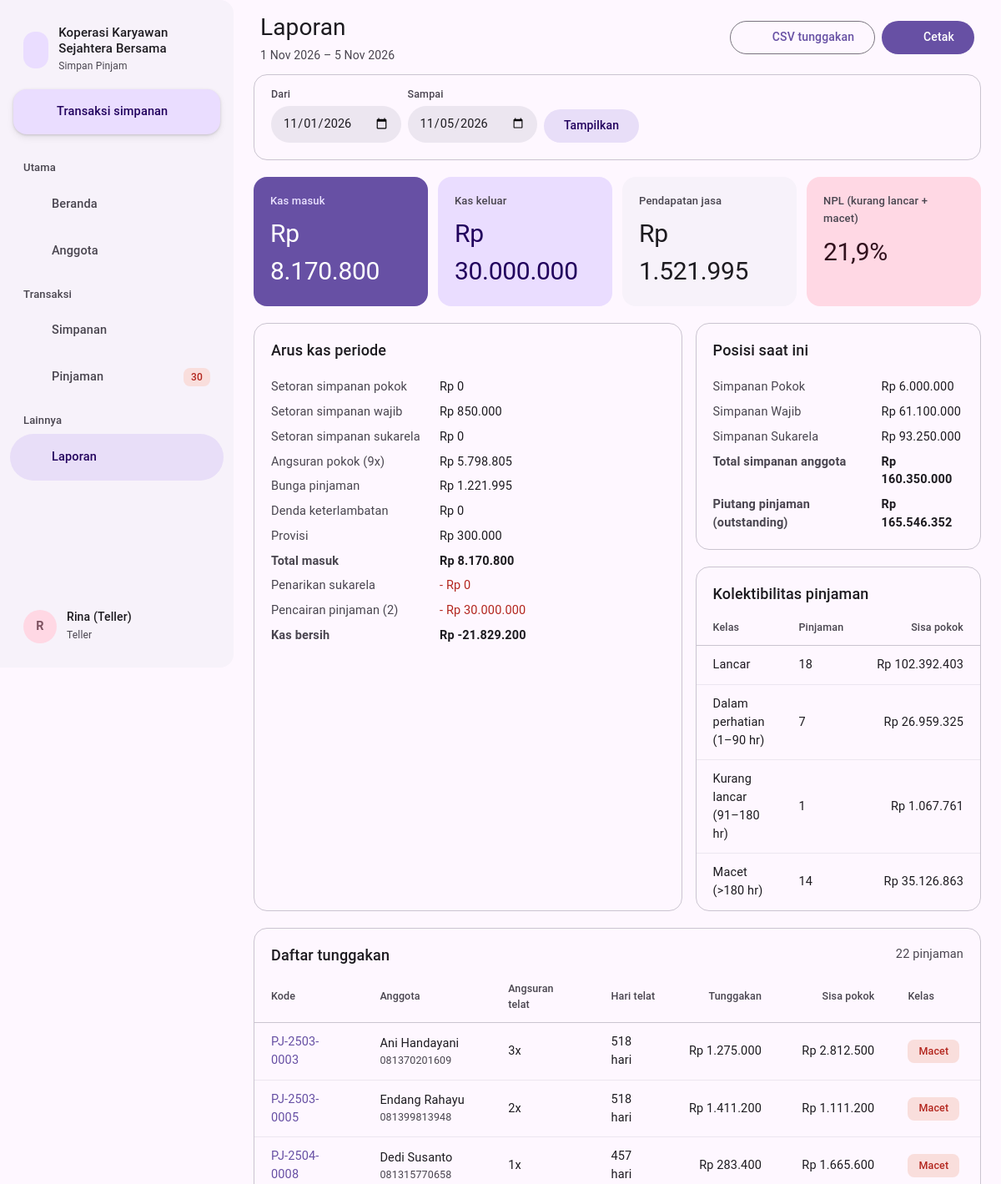
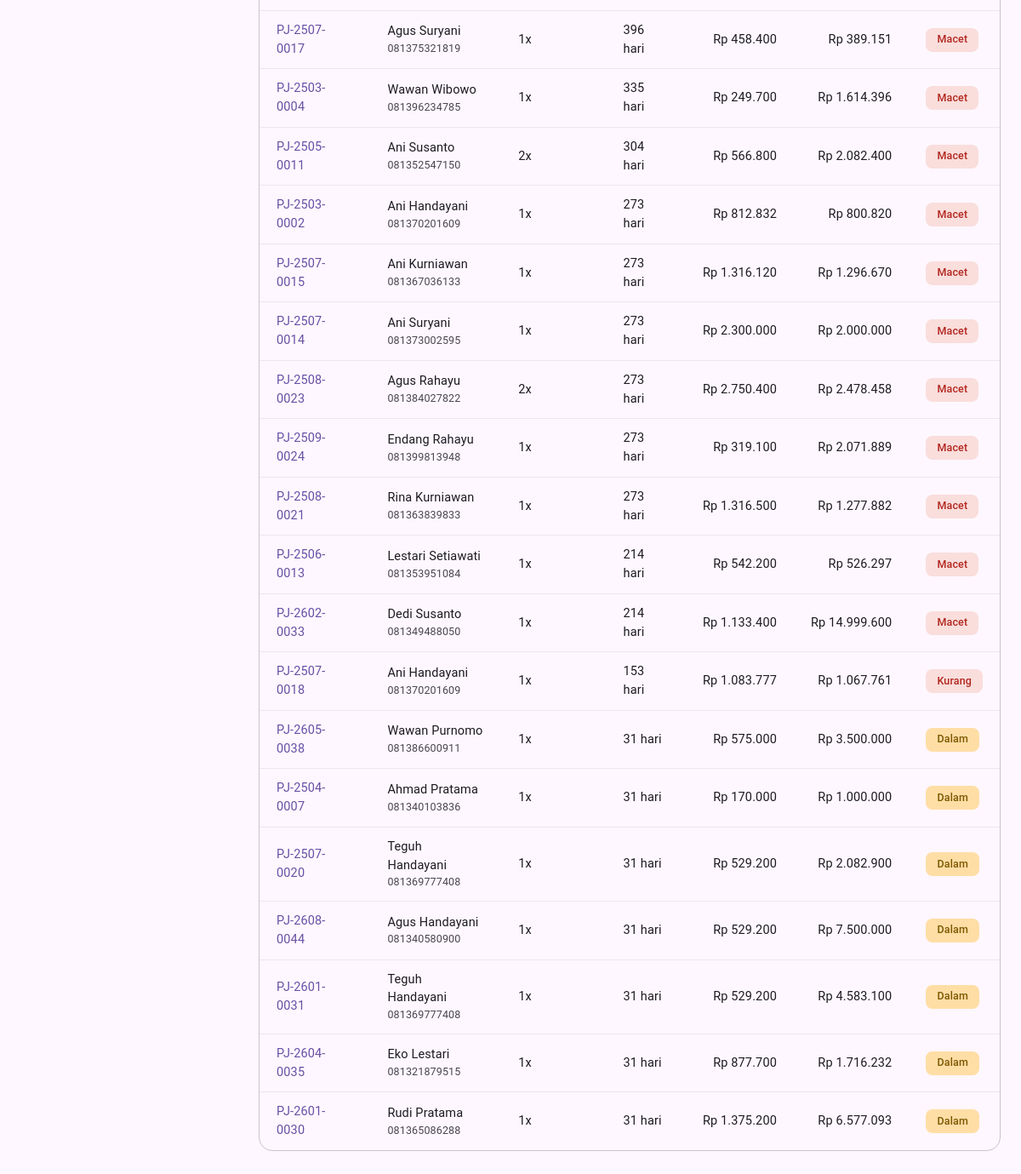
Page /index.php?page=laporan (signed in) on the committed database (2 pictures, top to bottom).
### tables this page shows
CREATE TABLE pengaturan (
  id INT PRIMARY KEY,
  nama VARCHAR(120) NOT NULL,
  alamat VARCHAR(255),
  telepon VARCHAR(30),
  simpanan_pokok INT NOT NULL DEFAULT 100000,
  simpanan_wajib INT NOT NULL DEFAULT 50000,
  bunga_default DECIMAL(4,2) NOT NULL DEFAULT 1.50,       
  provisi_persen DECIMAL(4,2) NOT NULL DEFAULT 1.00,      
  denda_persen_hari DECIMAL(4,2) NOT NULL DEFAULT 0.20,   
  denda_maks_persen DECIMAL(5,2) NOT NULL DEFAULT 10.00,  
  maks_kali_simpanan TINYINT NOT NULL DEFAULT 5           
);

CREATE TABLE pinjaman (
  id INT AUTO_INCREMENT PRIMARY KEY,
  kode VARCHAR(20) NOT NULL UNIQUE,
  anggota_id INT NOT NULL,
  jumlah INT NOT NULL,
  tenor TINYINT NOT NULL,               
  bunga_persen DECIMAL(4,2) NOT NULL,   
  metode ENUM('flat','anuitas') NOT NULL DEFAULT 'flat',
  tujuan VARCHAR(150),
  provisi INT NOT NULL DEFAULT 0,
  diterima INT NOT NULL DEFAULT 0,      
  status ENUM('diajukan','disetujui','berjalan','lunas','ditolak') NOT NULL DEFAULT 'diajukan',
  tgl_pengajuan DATE NOT NULL,
  tgl_cair DATE NULL,
  catatan VARCHAR(200),
  disetujui_oleh INT NULL,
  INDEX (status),
  FOREIGN KEY (anggota_id) REFERENCES anggota(id)
);

CREATE TABLE anggota (
  id INT AUTO_INCREMENT PRIMARY KEY,
  no_anggota VARCHAR(20) NOT NULL UNIQUE,
  nik CHAR(16) NOT NULL UNIQUE,
  nama VARCHAR(100) NOT NULL,
  jk ENUM('L','P') NOT NULL,
  alamat VARCHAR(255),
  telepon VARCHAR(20),
  pekerjaan VARCHAR(60),
  tgl_gabung DATE NOT NULL,
  status ENUM('aktif','keluar') NOT NULL DEFAULT 'aktif'
);

### index.php (called while the page is built, shortened)
<?php
require __DIR__ . '/includes/bootstrap.php';
$routes = [
    'login'          => 'pages/login.php',
    'logout'         => 'pages/logout.php',
    'dashboard'      => 'pages/dashboard.php',
    'anggota'        => 'pages/anggota/index.php',
    'anggota.form'   => 'pages/anggota/form.php',
    'anggota.detail' => 'pages/anggota/detail.php',
    'simpanan'       => 'pages/simpanan/index.php',
    'simpanan.wajib' => 'pages/simpanan/wajib.php',
    'pinjaman'       => 'pages/pinjaman/index.php',
    'pinjaman.ajukan'=> 'pages/pinjaman/ajukan.php',
    'pinjaman.detail'=> 'pages/pinjaman/detail.php',
    'pinjaman.aksi'  => 'pages/pinjaman/aksi.php',
    'bukti'          => 'pages/bukti.php',
    'laporan'        => 'pages/laporan.php',
    'pengaturan'     => 'pages/pengaturan.php',
];
$page = $_GET['page'] ?? 'dashboard';
require __DIR__ . '/' . $routes[$page];

### pages/laporan.php (the view, shortened to what this page needs)
<?php
$dari = $_GET['dari'] ?? date('Y-m-01');
$sampai = $_GET['sampai'] ?? date('Y-m-d');
$P = [$dari, $sampai];
$simp = q("SELECT jenis, arah, SUM(jumlah) t FROM simpanan WHERE tanggal BETWEEN ? AND ? GROUP BY jenis, arah", $P)->fetchAll();
$setor = []; $tarik = 0;
foreach ($simp as $s) { if ($s['arah'] === 'setor') $setor[$s['jenis']] = (int) $s['t']; else $tarik += (int) $s['t']; }
$ang = q('SELECT COALESCE(SUM(pokok),0) pokok, COALESCE(SUM(bunga),0) bunga, COALESCE(SUM(denda),0) denda, COUNT(*) n FROM angsuran WHERE dibayar_at BETWEEN ? AND ?', $P)->fetch();
$cair = q("SELECT COALESCE(SUM(jumlah),0) jumlah, COALESCE(SUM(provisi),0) provisi, COALESCE(SUM(diterima),0) diterima, COUNT(*) n FROM pinjaman WHERE tgl_cair BETWEEN ? AND ?", $P)->fetch();
$masuk = array_sum($setor) + $ang['pokok'] + $ang['bunga'] + $ang['denda'] + $cair['provisi'];
$keluar = $tarik + $cair['jumlah'];
$pendapatan = $ang['bunga'] + $ang['denda'] + $cair['provisi'];
$saldo = q("SELECT jenis, SUM(CASE WHEN arah='setor' THEN jumlah ELSE -jumlah END) t FROM simpanan GROUP BY jenis")->fetchAll(PDO::FETCH_KEY_PAIR);
$outstanding = (int) q("SELECT COALESCE(SUM(a.pokok),0) FROM angsuran a JOIN pinjaman p ON p.id = a.pinjaman_id WHERE p.status = 'berjalan' AND a.dibayar_at IS NULL")->fetchColumn();
$kol = q("SELECT p.id, p.kode, ag.nama, ag.telepon, MIN(a.jatuh_tempo) tertua, COUNT(CASE WHEN a.jatuh_tempo < CURDATE() THEN 1 END) n_telat,
          SUM(CASE WHEN a.jatuh_tempo < CURDATE() THEN a.total ELSE 0 END) tunggakan, SUM(a.pokok) sisa
          FROM pinjaman p JOIN anggota ag ON ag.id = p.anggota_id JOIN angsuran a ON a.pinjaman_id = p.id AND a.dibayar_at IS NULL
          WHERE p.status = 'berjalan' GROUP BY p.id ORDER BY tertua")->fetchAll();
$kelas = ['Lancar' => [0, 0], 'Dalam perhatian (1–90 hr)' => [0, 0], 'Kurang lancar (91–180 hr)' => [0, 0], 'Macet (>180 hr)' => [0, 0]];
$telatList = [];
foreach ($kol as $k) {
    $hari = max(0, (int) ((strtotime(date('Y-m-d')) - strtotime($k['tertua'])) / 86400));
    $kls = $hari === 0 ? 'Lancar' : ($hari <= 90 ? 'Dalam perhatian (1–90 hr)' : ($hari <= 180 ? 'Kurang lancar (91–180 hr)' : 'Macet (>180 hr)'));
    $kelas[$kls][0]++; $kelas[$kls][1] += $k['sisa'];
    if ($hari) $telatList[] = $k + ['hari' => $hari, 'kelas' => $kls];
}
$npl = $outstanding ? ($kelas['Kurang lancar (91–180 hr)'][1] + $kelas['Macet (>180 hr)'][1]) / $outstanding * 100 : 0;
$title = 'Laporan';
$sub = tgl($dari) . ' – ' . tgl($sampai);
$actions = '<a class="btn btn-outlined" href="' . url('laporan', ['dari' => $dari, 'sampai' => $sampai, 'export' => 'csv']) . '">' . icon('arrow-down', 18) . ' CSV tunggakan</a><button class="btn btn-filled" onclick="window.print()">' . icon('printer', 18) . ' Cetak</button>';
require __DIR__ . '/../includes/header.php';
?>
<form method="get" class="card outlined no-print" style="margin-bottom:20px"><div class="card-body filters" style="align-items:end"><input type="hidden" name="page" value="laporan">
    <div><label>Dari</label><input type="date" name="dari" value="<?= e($dari) ?>"></div><div><label>Sampai</label><input type="date" name="sampai" value="<?= e($sampai) ?>"></div>
    <button class="btn btn-tonal">Tampilkan</button></div></form>
<div class="stats">
    <div class="stat hero"><small>Kas masuk</small><strong><?= rupiah($masuk) ?></strong></div>
    <div class="stat tonal"><small>Kas keluar</small><strong><?= rupiah($keluar) ?></strong></div>
    <div class="stat"><small>Pendapatan jasa</small><strong><?= rupiah($pendapatan) ?></strong></div>
    <div class="stat tert"><small>NPL (kurang lancar + macet)</small><strong><?= number_format($npl, 1, ',', '.') ?>%</strong></div>
</div>
<div class="grid-2 mt">
    <div class="card outlined"><div class="card-head"><h2>Arus kas periode</h2></div><div class="card-body">
        <dl class="kv">
            <?php foreach (JENIS_SIMPANAN as $k => $l): ?><dt>Setoran <?= strtolower($l) ?></dt><dd><?= rupiah($setor[$k] ?? 0) ?></dd><?php endforeach; ?>
            <dt>Angsuran pokok (<?= $ang['n'] ?>x)</dt><dd><?= rupiah($ang['pokok']) ?></dd>
            <dt>Bunga pinjaman</dt><dd><?= rupiah($ang['bunga']) ?></dd>
            <dt>Denda keterlambatan</dt><dd><?= rupiah($ang['denda']) ?></dd>
            <dt>Provisi</dt><dd><?= rupiah($cair['provisi']) ?></dd>
            <dt><b>Total masuk</b></dt><dd><b><?= rupiah($masuk) ?></b></dd>
            <dt>Penarikan sukarela</dt><dd style="color:var(--red)">- <?= rupiah($tarik) ?></dd>
            <dt>Pencairan pinjaman (<?= $cair['n'] ?>)</dt><dd style="color:var(--red)">- <?= rupiah($cair['jumlah']) ?></dd>
            <dt><b>Kas bersih</b></dt><dd><b><?= rupiah($masuk - $keluar) ?></b></dd>
        </dl></div></div>
    <div>
        <div class="card outlined"><div class="card-head"><h2>Posisi saat ini</h2></div><div class="card-body"><dl class="kv">
            <?php foreach (JENIS_SIMPANAN as $k => $l): ?><dt><?= $l ?></dt><dd><?= rupiah($saldo[$k] ?? 0) ?></dd><?php endforeach; ?>
            <dt><b>Total simpanan anggota</b></dt><dd><b><?= rupiah(array_sum($saldo)) ?></b></dd>
            <dt><b>Piutang pinjaman (outstanding)</b></dt><dd><b><?= rupiah($outstanding) ?></b></dd>
        </dl></div></div>
        <div class="card outlined mt"><div class="card-head"><h2>Kolektibilitas pinjaman</h2></div><div class="table-wrap"><table>
            <thead><tr><th>Kelas</th><th>Pinjaman</th><th class="text-right">Sisa pokok</th></tr></thead>
            <tbody><?php foreach ($kelas as $l => [$n, $t]): ?><tr><td><?= $l ?></td><td><?= $n ?></td><td class="text-right num"><?= rupiah($t) ?></td></tr><?php endforeach; ?></tbody>
        </table></div></div>
    </div>
</div>
<div class="card outlined mt"><div class="card-head"><h2>Daftar tunggakan</h2><span class="muted"><?= count($telatList) ?> pinjaman</span></div><div class="table-wrap"><table>
    <thead><tr><th>Kode</th><th>Anggota</th><th>Angsuran telat</th><th>Hari telat</th><th class="text-right">Tunggakan</th><th class="text-right">Sisa pokok</th><th>Kelas</th></tr></thead>
    <tbody><?php foreach ($telatList as $t): ?><tr><td><a href="<?= url('pinjaman.detail', ['id' => $t['id']]) ?>"><?= e($t['kode']) ?></a></td><td><?= e($t['nama']) ?><small><?= e($t['telepon']) ?></small></td>
        <td><?= $t['n_telat'] ?>x</td><td><?= $t['hari'] ?> hari</td><td class="text-right num"><?= rupiah($t['tunggakan']) ?></td><td class="text-right num"><?= rupiah($t['sisa']) ?></td>
        <td><span class="chip <?= $t['hari'] > 90 ? 'chip-red' : 'chip-amber' ?>"><?= e(strtok($t['kelas'], ' (')) ?></span></td></tr><?php endforeach; ?>
    <?php if (!$telatList): ?><tr><td colspan="7" class="empty">Tidak ada tunggakan.</td></tr><?php endif; ?></tbody>
</table></div></div>
<?php require __DIR__ . '/../includes/footer.php'; ?>

### includes/header.php (shortened to what this page needs)
<?php
$navPengajuan = (int) q("SELECT COUNT(*) FROM pinjaman WHERE status = 'diajukan'")->fetchColumn();
$navTunggak = (int) q("SELECT COUNT(*) FROM angsuran a JOIN pinjaman p ON p.id = a.pinjaman_id WHERE p.status = 'berjalan' AND a.dibayar_at IS NULL AND a.jatuh_tempo < CURDATE()")->fetchColumn();
$navMenu = [
    'Utama' => [['dashboard', 'Beranda', 'home', 0], ['anggota', 'Anggota', 'users', 0]],
    'Transaksi' => [['simpanan', 'Simpanan', 'piggy', 0], ['pinjaman', 'Pinjaman', 'hand', $navPengajuan + $navTunggak]],
    'Lainnya' => [['laporan', 'Laporan', 'chart', 0]],
];
$navCur = explode('.', $_GET['page'] ?? 'dashboard')[0];
?>
<!DOCTYPE html>
<html lang="id">
<head>
    <title><?= e($title ?? 'Beranda') ?> · <?= e(setting()['nama']) ?></title>
    <link rel="stylesheet" href="assets/css/style.css">
</head>
<body>
<div class="layout">
    <aside class="drawer" id="drawer">
        <div class="head"><span class="logo"><?= icon('piggy', 24) ?></span><div><b><?= e(setting()['nama']) ?></b><small>Simpan Pinjam</small></div></div>
        <a class="fab" href="<?= url('simpanan') ?>"><?= icon('plus', 20) ?> Transaksi simpanan</a>
        <nav>
            <?php foreach ($navMenu as $sec => $links): ?>
                <div class="sec"><?= $sec ?></div>
                <?php foreach ($links as [$k, $l, $ic, $n]): ?><a href="<?= url($k) ?>" class="<?= $navCur === $k ? 'active' : '' ?>"><?= icon($ic, 22) ?> <?= $l ?><?php if ($n): ?><span class="n chip chip-red" style="height:22px;padding:0 8px"><?= $n ?></span><?php endif; ?></a><?php endforeach; ?>
            <?php endforeach; ?>
        </nav>
        <div class="grow"></div>
        <div class="me"><span class="av"><?= e(strtoupper(substr(user()['nama'], 0, 1))) ?></span><div class="grow"><b><?= e(user()['nama']) ?></b><small><?= e(ucfirst(user()['role'])) ?></small></div><a class="icon-btn" href="<?= url('logout') ?>" title="Keluar"><?= icon('logout', 20) ?></a></div>
    </aside>
    <main class="main">
        <header class="appbar">
            <h1><?= e($title ?? 'Beranda') ?><?php if (!empty($sub)): ?><small><?= $sub ?></small><?php endif; ?></h1>
            <div class="acts"><?= $actions ?? '' ?></div>
        </header>

### rows in the picture
pengaturan: nama "Koperasi Karyawan Sejahtera Bersama"
pinjaman: kode "PJ-2503-0003", anggota.nama "Ani Handayani", anggota.telepon "081370201609", n_telat "3", hari "518", tunggakan "Rp 1.275.000", sisa "Rp 2.812.500", kelas "Macet"
pinjaman: kode "PJ-2503-0005", anggota.nama "Endang Rahayu", anggota.telepon "081399813948", n_telat "2", hari "518", tunggakan "Rp 1.411.200", sisa "Rp 1.111.200", kelas "Macet"
pinjaman: kode "PJ-2504-0008", anggota.nama "Dedi Susanto", anggota.telepon "081315770658", n_telat "1", hari "457", tunggakan "Rp 283.400", sisa "Rp 1.665.600", kelas "Macet"
pinjaman: kode "PJ-2507-0017", anggota.nama "Agus Suryani", anggota.telepon "081375321819", n_telat "1", hari "396", tunggakan "Rp 458.400", sisa "Rp 389.151", kelas "Macet"
pinjaman: kode "PJ-2503-0004", anggota.nama "Wawan Wibowo", anggota.telepon "081396234785", n_telat "1", hari "335", tunggakan "Rp 249.700", sisa "Rp 1.614.396", kelas "Macet"
pinjaman: kode "PJ-2505-0011", anggota.nama "Ani Susanto", anggota.telepon "081352547150", n_telat "2", hari "304", tunggakan "Rp 566.800", sisa "Rp 2.082.400", kelas "Macet"
pinjaman: kode "PJ-2503-0002", anggota.nama "Ani Handayani", anggota.telepon "081370201609", n_telat "1", hari "273", tunggakan "Rp 812.832", sisa "Rp 800.820", kelas "Macet"
pinjaman: kode "PJ-2507-0015", anggota.nama "Ani Kurniawan", anggota.telepon "081367036133", n_telat "1", hari "273", tunggakan "Rp 1.316.120", sisa "Rp 1.296.670", kelas "Macet"
pinjaman: kode "PJ-2507-0014", anggota.nama "Ani Suryani", anggota.telepon "081373002595", n_telat "1", hari "273", tunggakan "Rp 2.300.000", sisa "Rp 2.000.000", kelas "Macet"
pinjaman: kode "PJ-2508-0023", anggota.nama "Agus Rahayu", anggota.telepon "081384027822", n_telat "2", hari "273", tunggakan "Rp 2.750.400", sisa "Rp 2.478.458", kelas "Macet"
pinjaman: kode "PJ-2509-0024", anggota.nama "Endang Rahayu", anggota.telepon "081399813948", n_telat "1", hari "273", tunggakan "Rp 319.100", sisa "Rp 2.071.889", kelas "Macet"
pinjaman: kode "PJ-2508-0021", anggota.nama "Rina Kurniawan", anggota.telepon "081363839833", n_telat "1", hari "273", tunggakan "Rp 1.316.500", sisa "Rp 1.277.882", kelas "Macet"
pinjaman: kode "PJ-2506-0013", anggota.nama "Lestari Setiawati", anggota.telepon "081353951084", n_telat "1", hari "214", tunggakan "Rp 542.200", sisa "Rp 526.297", kelas "Macet"
pinjaman: kode "PJ-2602-0033", anggota.nama "Dedi Susanto", anggota.telepon "081349488050", n_telat "1", hari "214", tunggakan "Rp 1.133.400", sisa "Rp 14.999.600", kelas "Macet"
pinjaman: kode "PJ-2507-0018", anggota.nama "Ani Handayani", anggota.telepon "081370201609", n_telat "1", hari "153", tunggakan "Rp 1.083.777", sisa "Rp 1.067.761", kelas "Kurang"
pinjaman: kode "PJ-2605-0038", anggota.nama "Wawan Purnomo", anggota.telepon "081386600911", n_telat "1", hari "31", tunggakan "Rp 575.000", sisa "Rp 3.500.000", kelas "Dalam"
pinjaman: kode "PJ-2504-0007", anggota.nama "Ahmad Pratama", anggota.telepon "081340103836", n_telat "1", hari "31", tunggakan "Rp 170.000", sisa "Rp 1.000.000", kelas "Dalam"
pinjaman: kode "PJ-2507-0020", anggota.nama "Teguh Handayani", anggota.telepon "081369777408", n_telat "1", hari "31", tunggakan "Rp 529.200", sisa "Rp 2.082.900", kelas "Dalam"
pinjaman: kode "PJ-2608-0044", anggota.nama "Agus Handayani", anggota.telepon "081340580900", n_telat "1", hari "31", tunggakan "Rp 529.200", sisa "Rp 7.500.000", kelas "Dalam"
pinjaman: kode "PJ-2601-0031", anggota.nama "Teguh Handayani", anggota.telepon "081369777408", n_telat "1", hari "31", tunggakan "Rp 529.200", sisa "Rp 4.583.100", kelas "Dalam"
pinjaman: kode "PJ-2604-0035", anggota.nama "Eko Lestari", anggota.telepon "081321879515", n_telat "1", hari "31", tunggakan "Rp 877.700", sisa "Rp 1.716.232", kelas "Dalam"
pinjaman: kode "PJ-2601-0030", anggota.nama "Rudi Pratama", anggota.telepon "081365086288", n_telat "1", hari "31", tunggakan "Rp 1.375.200", sisa "Rp 6.577.093", kelas "Dalam"

### other values in the picture
$sec "Utama"
$l "Beranda"
$l "Anggota"
$sec "Transaksi"
$l "Simpanan"
$l "Pinjaman"
$n "30"
$sec "Lainnya"
$l "Laporan"
substr(user()['nama'], 0, 1) "R"
user()['nama'] "Rina (Teller)"
user()['role'] "Teller"
$title "Laporan"
$sub "1 Nov 2026 – 5 Nov 2026"
rupiah($masuk) "Rp 8.170.800"
